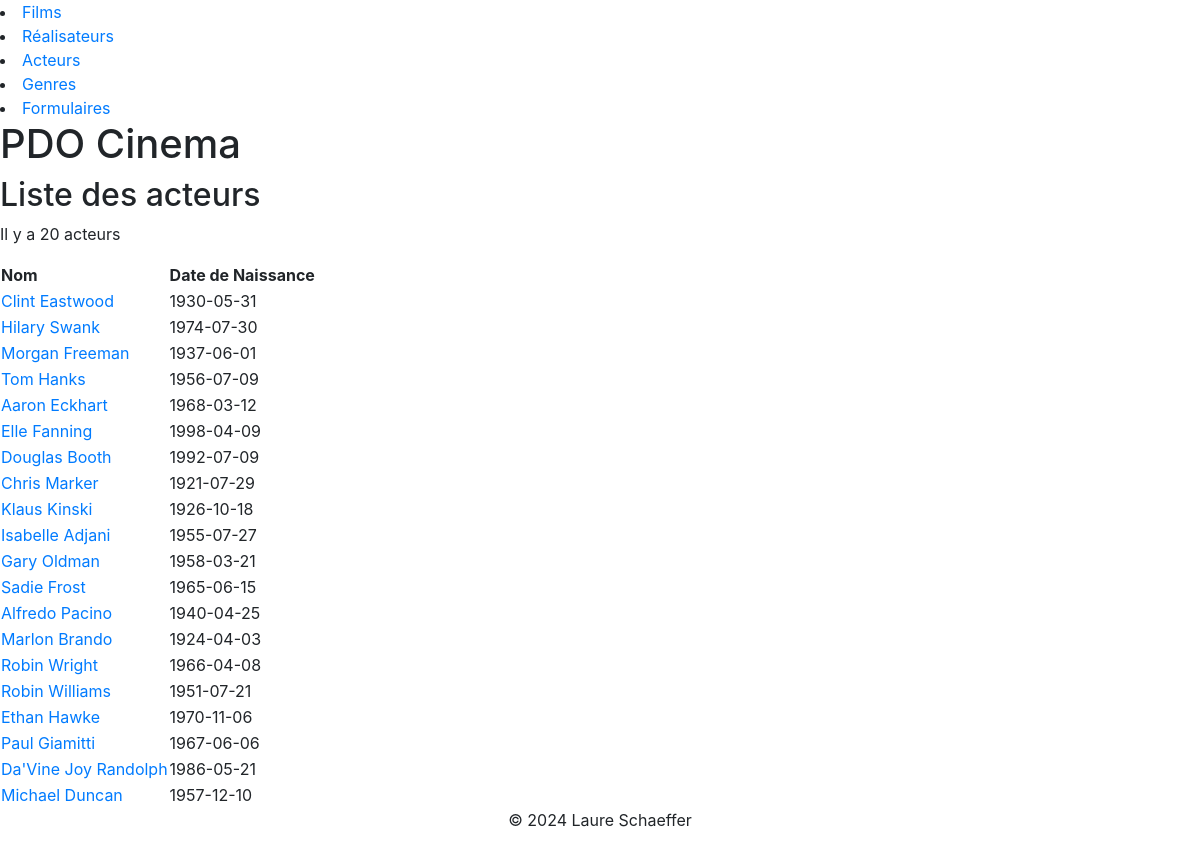
/index.php?action=listActeurs, run on an earlier commit of the app's database.
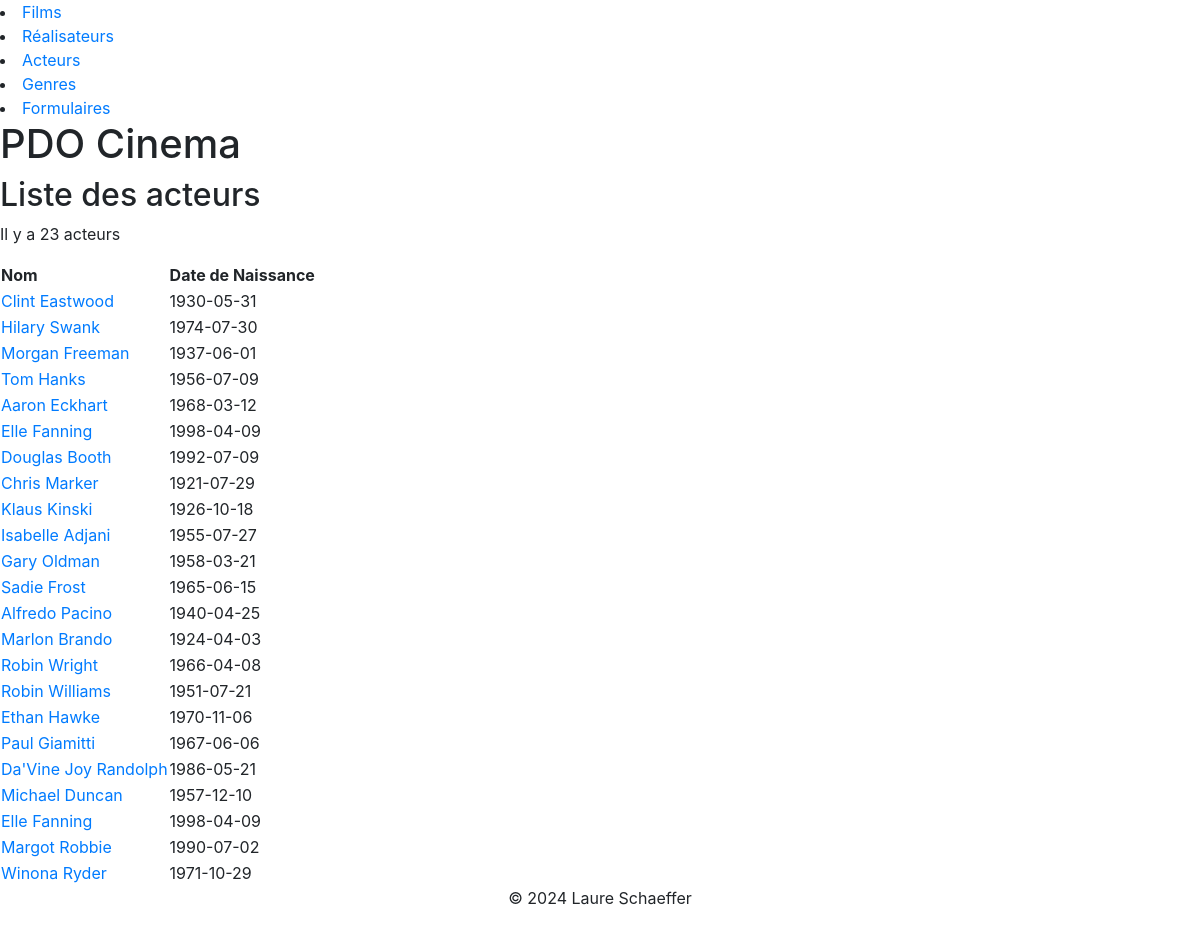
And on a later commit of the database.
### tables this page shows
CREATE TABLE IF NOT EXISTS `acteur` (
  `id_acteur` int NOT NULL AUTO_INCREMENT,
  `id_personne` int NOT NULL,
  PRIMARY KEY (`id_acteur`),
  UNIQUE KEY `id_personne` (`id_personne`),
  CONSTRAINT `acteur_ibfk_1` FOREIGN KEY (`id_personne`) REFERENCES `personne` (`id_personne`)
);

CREATE TABLE IF NOT EXISTS `personne` (
  `id_personne` int NOT NULL AUTO_INCREMENT,
  `nom` varchar(50) DEFAULT NULL,
  `prenom` varchar(50) DEFAULT NULL,
  `sexe` varchar(10) DEFAULT NULL,
  `date_naissance` date DEFAULT NULL,
  `photo` text,
  PRIMARY KEY (`id_personne`)
);

### controller/CinemaController.php (called while the page is built, shortened)
<?php
class CinemaController {
    public function listActeurs(){
        $pdo = Connect::seConnecter();
        $requeteLsActeur = $pdo->query(
            "SELECT CONCAT(p.prenom, ' ', p.nom) AS nomActeur, p.date_naissance, a.id_acteur
            FROM acteur a
            INNER JOIN personne p ON a.id_personne = p.id_personne"
        );
        require "view/personnes/listeActeurs.php";
    }
}

### view/personnes/listeActeurs.php (the view, shortened to what this page needs)
<p class="uk-label uk-label-warning"> Il y a <?= $requeteLsActeur->rowCount() ?> acteurs </p>
<table class="uk-table uk-table-striped">
    <thead>
        <tr>
            <th>Nom</th>
            <th>Date de Naissance</th>
        </tr>
    </thead>
    <tbody>
        <?php
        foreach($requeteLsActeur->fetchAll() as $acteur) { ?>
        <tr>
            <td><a href="index.php?action=detailActeur&id=<?=$acteur["id_acteur"]?>"><?= $acteur["nomActeur"]?></a></td>
            <td><?= $acteur["date_naissance"] ?></td>
        </tr>
        <?php } ?>
    </tbody>
</table>
<?php
$titre_secondaire = "Liste des acteurs";
$contenu = ob_get_clean();
require_once "view/template.php";

### index.php (shortened to what this page needs)
<?php
$ctrlCinema = new CinemaController();
if(isset($_GET["action"])){
    switch ($_GET["action"]){
        case "listActeurs" : $ctrlCinema->listActeurs(); break;
    }
} else {
    $ctrlCinema->listFilms();
}

### view/template.php (shortened to what this page needs)
<!DOCTYPE html>
<html lang="en">
<head>
    <link rel="stylesheet" href="https://stackpath.bootstrapcdn.com/bootstrap/4.5.2/css/bootstrap.min.css">
</head>
<body>
    <nav>
            <li><a href="index.php?action=listFilms">Films</a></li>
            <li><a href="index.php?action=listReals">Réalisateurs</a></li>
            <li><a href="index.php?action=listActeurs">Acteurs</a></li>
            <li><a href="index.php?action=listGenres">Genres</a></li>
            <li><a href="#">Formulaires</a></li>
    </nav>
    <div id="wrapper">
        <main>
            <div id="contenu">
                <h1>PDO Cinema</h1>
                <h2><?= $titre_secondaire ?></h2>
                <?= $contenu ?>
            </div>
        </main>
    </div>
    <footer>
        <p class="text-center text-body-secondary">© 2024 Laure Schaeffer</p>
    </footer>
</body>
</html>

What changed in the data, as far as the page shows it:
added acteur: nomActeur "Elle Fanning", id_personne.date_naissance "1998-04-09"
added acteur: nomActeur "Margot Robbie", id_personne.date_naissance "1990-07-02"
added acteur: nomActeur "Winona Ryder", id_personne.date_naissance "1971-10-29"
Also different on the page:
$requeteLsActeur->rowCount(): "20" → "23"
